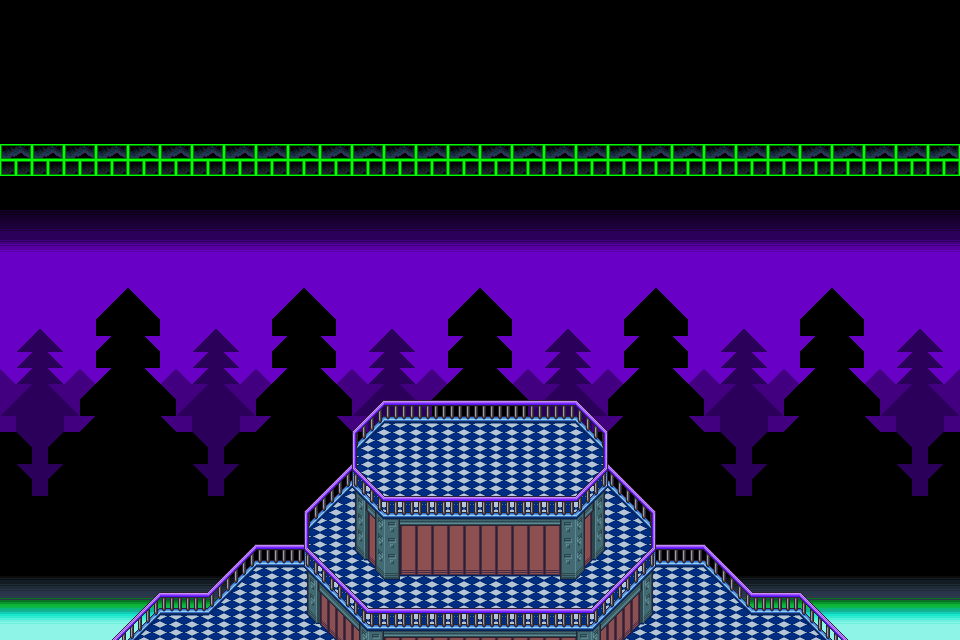

This is a level from a 2D game, rendered from its Tiled map with the project's own tilesets. A one-line summary and the map file follow, with tile-layer data summarised:
An orthogonal 60x40 tile map with 16x16 px tiles, 4 tile layers (event, back, center, front), 2 tilesets.

<map version="1.0" orientation="orthogonal" renderorder="right-down" width="60" height="40" tilewidth="16" tileheight="16">
 <tileset firstgid="1" name="common" tilewidth="16" tileheight="16">
  <image source="common.png" trans="ffffff" width="1024" height="1024" />
 </tileset>
 <tileset firstgid="4097" name="map_a" tilewidth="16" tileheight="16">
  <image source="map_a.png" trans="ffffff" width="1024" height="1024" />
 </tileset>
 <layer name="event" width="60" height="40">
  <data>[2400 cells, 100 non-empty, 8 distinct tile ids]</data>
 </layer>
 <layer name="back" width="60" height="40">
  <data>[2400 cells, 2400 non-empty, 27 distinct tile ids]</data>
 </layer>
 <layer name="center" width="60" height="40">
  <data>[2400 cells, 394 non-empty, 60 distinct tile ids]</data>
 </layer>
 <layer name="front" width="60" height="40">
  <data>[2400 cells, 120 non-empty, 1 distinct tile ids]</data>
 </layer>
</map>
